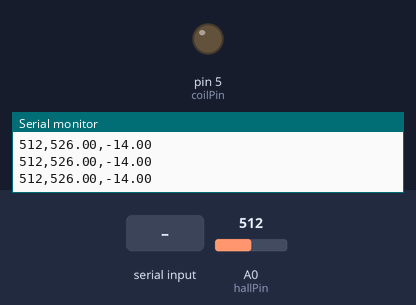
The sketch below on a simulated Arduino Uno, built with avr-gcc and run on an emulated ATmega328P. Parts: output pins drawn as LEDs (lit = HIGH), the last lines printed to the serial monitor. The test bench sets the inputs (shaded band); at power-on: A0 (hallPin) = 512.

Above: at 1.2 s.
1.3 s: "90,45\n" received over Serial
At 2.0 s:
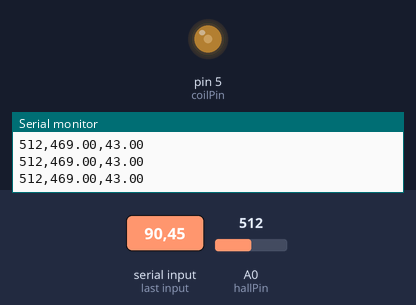
2.8 s: "30,150\n" received over Serial
At 3.9 s:
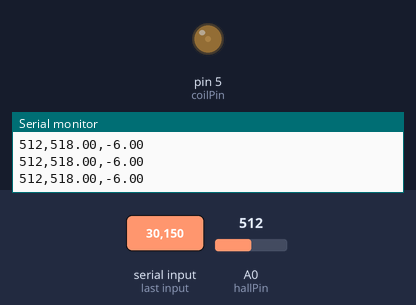
4.3 s: "200\n" received over Serial
At 5.5 s:
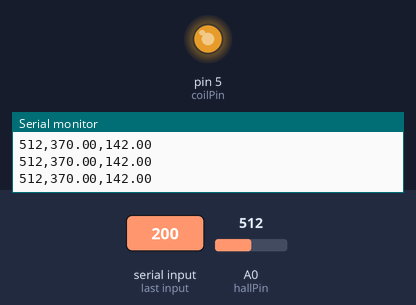
5.8 s: "90\n" received over Serial
At 7.2 s:
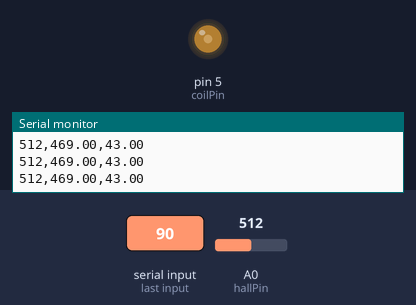
Timing chart, 0 to 8.3 s (numbered marks = the images above; inputs shaded):
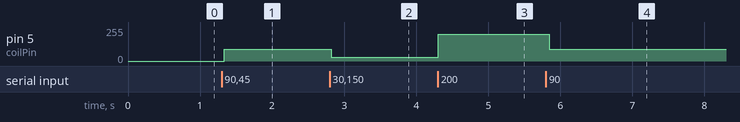

The sketch:

controller.ino
```cpp
// Real-Time Magnetic Interference Cancellation for Magnetic Levitator
// MOSFET gate (coilPin) kept LOW during setup for safety.
// Outputs to Serial: Raw_Hall,Calculated_Offset,Clean_Signal

const int hallPin = A0;    // SS49E Hall sensor
const int coilPin = 5;     // MOSFET Gate Control (PWM)
int pwmValue = 0;          // current PWM (0-255)

// Full baseline lookup table derived from measured data (no ball present)
// Index == PWM value, entry == average raw ADC from CSV measurements
const int offsetTable[256] = {
  526,526,526,526,526,526,526,526,526,526, // 0-9
  526,526,525,525,525,525,525,525,524,524, // 10-19
  523,523,523,522,521,521,520,520,519,519, // 20-29
  518,517,516,516,515,514,514,513,512,511, // 30-39
  511,510,509,508,507,507,506,505,504,504, // 40-49
  503,502,501,500,499,499,498,497,496,496, // 50-59
  495,494,493,492,491,490,489,489,488,487, // 60-69
  486,485,484,484,483,482,481,480,480,478, // 70-79
  478,477,476,475,474,473,473,471,471,470, // 80-89
  469,468,467,466,465,465,464,463,462,461, // 90-99
  460,460,459,458,457,456,455,454,453,452, // 100-109
  451,451,450,449,448,447,446,445,444,444, // 110-119
  442,442,441,440,439,438,437,436,436,434, // 120-129
  434,433,432,431,430,429,428,427,426,425, // 130-139
  425,424,423,422,421,420,419,418,417,416, // 140-149
  416,415,414,413,412,411,410,409,408,407, // 150-159
  407,406,405,404,403,402,401,400,399,398, // 160-169
  398,397,396,395,394,393,392,391,390,389, // 170-179
  388,388,386,386,385,384,383,382,381,380, // 180-189
  379,378,377,376,376,374,374,373,372,371, // 190-199
  370,369,368,367,366,365,364,364,363,362, // 200-209
  361,360,359,358,357,356,355,354,354,353, // 210-219
  352,351,350,349,348,347,346,345,344,343, // 220-229
  342,342,341,340,339,338,337,336,335,335, // 230-239
  334,333,332,331,330,329,328,327,326,325, // 240-249
  325,324,323,322,321,320                                   // 250-255
};

// Return expected offset from lookup table, smoothed with a 5-sample moving average and returned as integer
int calcOffset(int pwm) {
  if (pwm < 0) pwm = 0;
  if (pwm > 255) pwm = 255;
  const int radius = 2; // window radius for smoothing (2 on each side => 5 samples)
  int start = pwm - radius;
  int end = pwm + radius;
  if (start < 0) start = 0;
  if (end > 255) end = 255;
  long sum = 0;
  int count = 0;
  for (int i = start; i <= end; i++) {
    sum += offsetTable[i];
    count++;
  }
  // round to nearest integer
  int avg = (int)(sum / (float)count + 0.5);
  return avg;
}

void setup() {
  // Safety: ensure MOSFET gate is LOW while initializing
  pinMode(coilPin, OUTPUT);
  digitalWrite(coilPin, LOW);    // keep gate low
  analogWrite(coilPin, 0);

  pinMode(hallPin, INPUT);
  Serial.begin(115200);
  while (!Serial) { ; } // wait for serial

  // Provide header for serial output
  Serial.println("Raw_Hall,Calculated_Offset,Clean_Signal");
}

void loop() {
  // Optional: allow setting PWM over serial by sending an integer (0-255)
  if (Serial.available() > 0) {
    String s = Serial.readStringUntil('\n');
    s.trim();
    if (s.length() > 0) {
      int v = s.toInt();
      if (v >= 0 && v <= 255) {
        pwmValue = v;
      }
    }
  }

  // Apply PWM to coil
  analogWrite(coilPin, pwmValue);

  // Read raw hall sensor (ADC 0-1023)
  int rawHall = analogRead(hallPin);

  // Calculate expected offset for current PWM
  float expectedOffset = calcOffset(pwmValue);

  // Produce clean signal by subtracting offset; should be ~0 when no ball present
  float cleanSignal = (float)rawHall - expectedOffset;

  // Print values to Serial monitor
  Serial.print(rawHall);
  Serial.print(",");
  Serial.print(expectedOffset, 2);
  Serial.print(",");
  Serial.println(cleanSignal, 2);

  delay(50); // 20 Hz update rate
}
```

Measured:
- after the input at 1.3 s, pin 5 (coilPin): 0/255 → 90/255 at once
- after the input at 2.8 s, pin 5 (coilPin): 90/255 → 30/255 at once
- after the input at 4.3 s, pin 5 (coilPin): 30/255 → 200/255 at once
- after the input at 5.8 s, pin 5 (coilPin): 200/255 → 90/255 after 0.05 s
